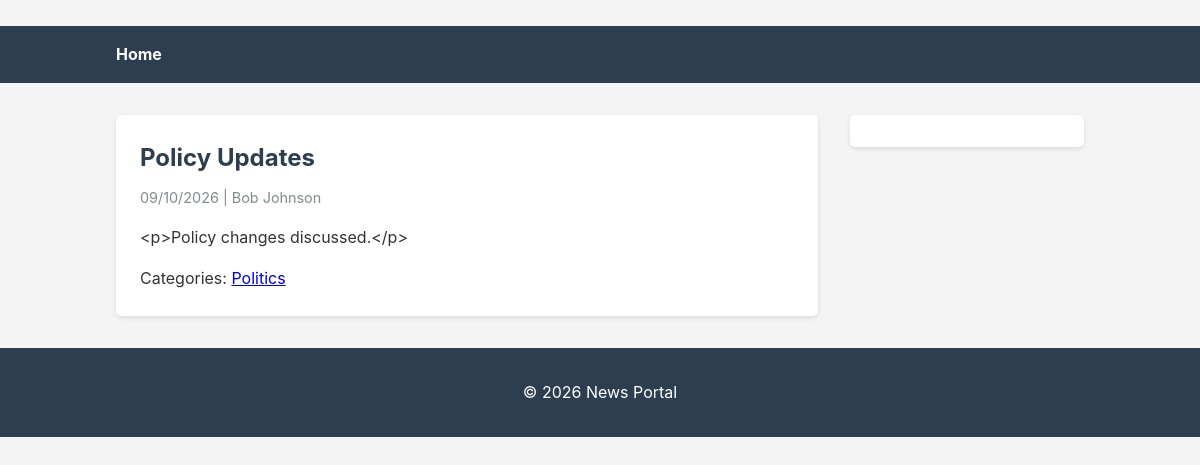
The page /news/article/3/ on the database its author committed.
### news/models.py (models this page shows, shortened)
class Article(models.Model):
    title = models.CharField(max_length=250)
    slug = models.SlugField(max_length=280, unique=True, blank=True)
    content = models.TextField()
    published_at = models.DateTimeField()
    image = models.ImageField(upload_to='articles/', blank=True, null=True)
    author = models.ForeignKey(Author, on_delete=models.CASCADE, related_name='articles')
    categories = models.ManyToManyField(Category, related_name='articles', blank=True)
    class Meta:
        ordering = ['-published_at']

class Author(models.Model):
    name = models.CharField(max_length=150)
    bio = models.TextField(blank=True)
    photo = models.ImageField(upload_to='authors/', blank=True, null=True)
    class Meta:
        ordering = ['name']

class Category(models.Model):
    name = models.CharField(max_length=100)
    slug = models.SlugField(max_length=120, unique=True, blank=True)
    class Meta:
        ordering = ['name']
        verbose_name_plural = 'Categories'

### news/views.py (the view)
# urls.py: path('article/<int:pk>/', views.article_detail, name='article_detail'),
def article_detail(request, pk):
    article = get_object_or_404(
        Article.objects.select_related('author').prefetch_related('categories'),
        pk=pk,
    )
    return render(request, 'news/article_detail.html', {'article': article})

### templates/news/article_detail.html (shortened to what this page needs)
﻿{% extends 'base.html' %}
{% load static %}
{% block content %}
    <article>
        <h1>{{ article.title }}</h1>
        <p class="meta">{{ article.published_at|date:"d/m/Y" }} | {{ article.author.name }}</p>
        <div class="article-content">{{ article.content }}</div>
        {% if article.categories.all %}
            <p>Categories:
                {% for category in article.categories.all %}
                    <a href="{% url 'news:category_detail' category.pk %}">{{ category.name }}</a>{% if not forloop.last %}, {% endif %}
                {% endfor %}
            </p>
        {% endif %}
    </article>
{% endblock %}

### static/css/style.css (style rules this page uses)
body { font-family: -apple-system, BlinkMacSystemFont, 'Segoe UI', 'Roboto', 'Oxygen', 'Ubuntu', 'Cantarell', 'Fira Sans', 'Droid Sans', 'Helvetica Neue', sans-serif; line-height: 1.6; background-color: #f4f4f4; color: #333; }
.meta { color: #7f8c8d; font-size: 0.9rem; margin-bottom: 0.75rem; }
article { background-color: white; padding: 1.5rem; border-radius: 5px; box-shadow: 0 2px 5px rgba(0,0,0,0.1); }
article h1 { margin-bottom: 0.5rem; color: #2c3e50; }
.article-content { margin: 1rem 0; white-space: pre-wrap; word-wrap: break-word; }

### rows shown on the page
Article: title "Policy Updates", published_at "09/10/2026", author.name "Bob Johnson", content "<p>Policy changes discussed.</p>"
Category: name "Politics"
